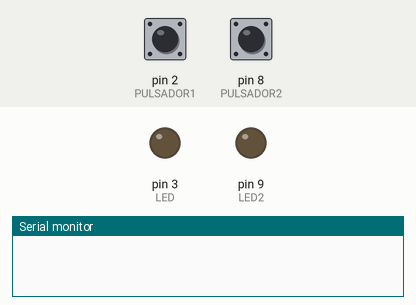
Bench run of a sketch on a simulated Arduino Uno, built with avr-gcc and run on an emulated ATmega328P. On the bench: output pins drawn as LEDs (lit = HIGH), the last lines printed to the serial monitor. The test bench sets the inputs (shaded band); at power-on: pin 2 (PULSADOR1) LOW, pin 8 (PULSADOR2) LOW.

Above: at 1.2 s.
1.3 s: pin 2 (PULSADOR1) pulled HIGH for 0.15 s
2.9 s: pin 8 (PULSADOR2) pulled HIGH for 0.15 s
At 4.1 s:
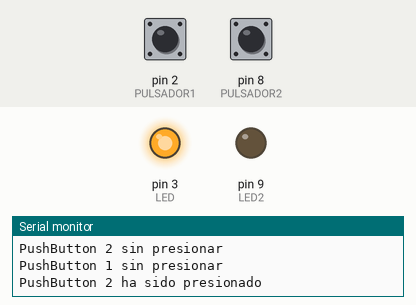
Timing chart, 0 to 9.4 s (numbered marks = the images above; inputs shaded):
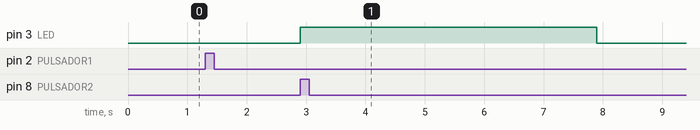

Measured:
- after the input at 2.9 s, pin 3 (LED): LOW → HIGH at once, → LOW 5.0 s later

The sketch:

buttonfisicos.ino
```cpp
const int LED = 3;
const int LED2 = 9;
int cont = 0;
const int PULSADOR1 = 2;
const int PULSADOR2 = 8;
int estado1 = LOW;
int estado2 = LOW;

void setup(){
  Serial.begin(9600);
  pinMode(LED,OUTPUT);
  pinMode(LED2,OUTPUT);
  pinMode(PULSADOR1,INPUT);
  pinMode(PULSADOR2,INPUT);
}

void loop(){

  do{
  estado1 = digitalRead(PULSADOR1);
  estado2 = digitalRead(PULSADOR2);
  }while(estado1 == LOW && estado2 == LOW);

  if(estado1 == HIGH){
    cont++;
    Serial.println("PushButton 1 ha sido presionado");
  }else{
    Serial.println("PushButton 1 sin presionar");
  }

  if(estado1 == HIGH && cont == 2){
    digitalWrite(LED,!digitalRead(LED));
    delay(5000);
    digitalWrite(LED,LOW);
  }

  if(cont == 4){
    digitalWrite(LED2,!digitalRead(LED2));
    delay(5000);
    digitalWrite(LED2,LOW);
    cont = 0;
  }

  if(estado2 == HIGH){
    cont++;
    Serial.println("PushButton 2 ha sido presionado");
  }else{
    Serial.println("PushButton 2 sin presionar");
  }

  if(estado2 == HIGH && cont == 2){
    digitalWrite(LED,!digitalRead(LED));
    delay(5000);
    digitalWrite(LED,LOW);
  }

  if(estado2 == HIGH && cont == 4){
    digitalWrite(LED2,!digitalRead(LED2));
    delay(5000);
    digitalWrite(LED2,LOW);
    cont = 0;
  }

  do{
  estado1 = digitalRead(PULSADOR1);
  estado2 = digitalRead(PULSADOR2);
  }while(estado1 == HIGH || estado2 == HIGH);

}
```
